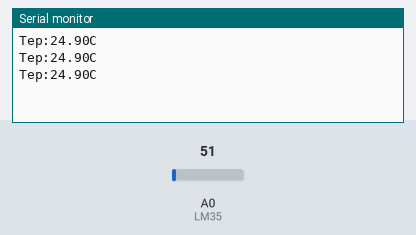
Simulated run of this sketch. Board: Arduino Uno, built with avr-gcc and run on an emulated ATmega328P. Shown: the last lines printed to the serial monitor. Inputs (shaded band) come from the test bench; at power-on: A0 (LM35) = 51.

Above: at 1.3 s.
1.4 s: A0 (LM35) set to 61
At 1.9 s:
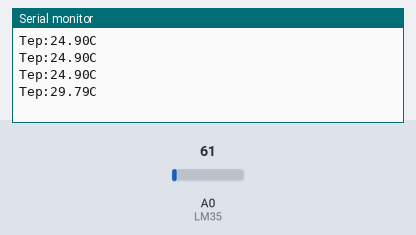
2.9 s: A0 (LM35) set to 71
At 3.4 s:
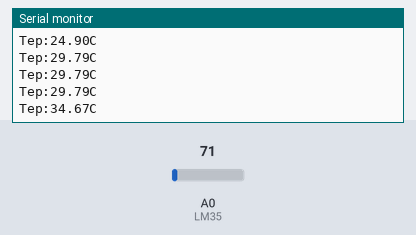
Timing chart, 0 to 5.9 s (numbered marks = the images above; inputs shaded):
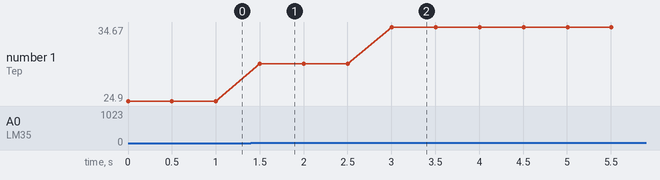

The sketch:

Temperature_sensor.ino
```cpp
void setup()
{
    Serial.begin(9600);//Set Baud Rate to 9600 bps
}

void loop()
{
    uint16_t val;
    double dat;
    val=analogRead(A0);//Connect LM35 on Analog 0
    dat = (double) val * (5/10.24);
    Serial.print("Tep:"); //Display the temperature on Serial monitor
    Serial.print(dat);
    Serial.println("C");
    delay(500);
}
```

Measured:
- after the input at 1.4 s, the serial monitor: prints a new line after 0.10 s (image 1)
- after the input at 2.9 s, the serial monitor: prints a new line after 0.10 s (image 2)
- plotted number 1: 24.9 → 29.79 after the input at 1.4 s, 29.79 → 34.67 after the input at 2.9 s
